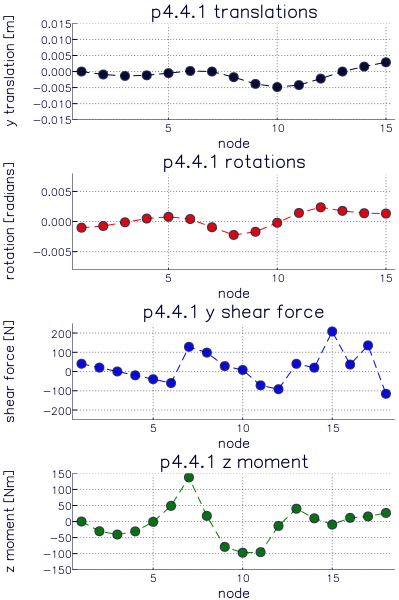

Recreate this plot in Julia.
using PtFEM

ProjDir = dirname(@__FILE__)

x_coords = 0.0:1.0:6.0
#[0.0, 6.0, 6.0, 12.0, 12.0, 14.0],
y_coords = repeat(0.0:0.0, outer=7) 
#0.0, -4.0, 0.0, -5.0, 0.0],
x_coords = vcat(x_coords, 6.0)
y_coords = vcat(y_coords, -4.0)
x_coords = vcat(x_coords, collect(7.0:1.0:12.0))
y_coords = vcat(y_coords, repeat(0.0:0.0, outer=6))
x_coords = vcat(x_coords, 12.0)
y_coords = vcat(y_coords, -5.0)
x_coords = vcat(x_coords, 13.0:1.0:14.0)
y_coords = vcat(y_coords, repeat(0.0:0.0, outer=2))

xy_coords = hcat(x_coords, y_coords)

data = Dict(
  # Frame(nels, nn, ndim, nst, nip, finite_element(nod, nodof))
  :struc_el => Frame(17, 17, 2, 1, 1, Line(2, 3)),
  :properties => [
      5.0e9 6.0e4;
      1.0e9  2.0e4
    ],
  :etype => vcat(repeat(1:1, outer=14), repeat(2:2, outer=3)),
  :x_coords => x_coords,
  :y_coords => y_coords,
  :g_num => [
      1 2 3 4 5 6 7  9 10 11 12 13 14 16 8  8 15;
      2 3 4 5 6 7 9 10 11 12 13 14 16 17 7 14 14
    ],
  :support => [
      ( 1, [0 0 1]),
      ( 8, [0 0 0]),
      (15, [0 0 0])
    ],
  :loaded_nodes => [
      ( 1, [0.0 -10.0 -20//12]),
      ( 2, [0.0 -20.0     0.0]),
      ( 3, [0.0 -20.0     0.0]),
      ( 4, [0.0 -20.0     0.0]),
      ( 5, [0.0 -20.0     0.0]),
      ( 6, [0.0 -20.0     0.0]),
      ( 7, [0.0 -20.0     0.0]),
      ( 9, [0.0 -20.0     0.0]),
      (10, [0.0 -80.0     0.0]),
      (11, [0.0 -20.0     0.0]),
      (12, [0.0 -80.0     0.0]),
      (13, [0.0 -20.0     0.0]),
      (14, [0.0 -20.0     0.0]),
      (16, [0.0 -20.0     0.0]),
      (17, [0.0 -10.0  20//12])
    ],
  :penalty => 1e19,
  :eq_nodal_forces_and_moments => [
    ( 1, [0.0 -10.0 -20//12 0.0 -10.0 20//12]),
    ( 2, [0.0 -10.0 -20//12 0.0 -10.0 20//12]),
    ( 3, [0.0 -10.0 -20//12 0.0 -10.0 20//12]),
    ( 4, [0.0 -10.0 -20//12 0.0 -10.0 20//12]),
    ( 5, [0.0 -10.0 -20//12 0.0 -10.0 20//12]),
    ( 6, [0.0 -10.0 -20//12 0.0 -10.0 20//12]),
    ( 7, [0.0 -10.0 -20//12 0.0 -10.0 20//12]),
    ( 9, [0.0 -10.0 -20//12 0.0 -10.0 20//12]),
    (10, [0.0 -10.0 -20//12 0.0 -10.0 20//12]),
    (11, [0.0 -10.0 -20//12 0.0 -10.0 20//12]),
    (12, [0.0 -10.0 -20//12 0.0 -10.0 20//12]),
    (13, [0.0 -10.0 -20//12 0.0 -10.0 20//12]),
    (14, [0.0 -10.0 -20//12 0.0 -10.0 20//12]),
    (16, [0.0 -10.0 -20//12 0.0 -10.0 20//12]),
    (17, [0.0 -10.0 -20//12 0.0 -10.0 20//12])
  ]
)

data |> display
println()

@time m = p44(data)
println()

using DataTables
dis_dt = DataTable(
  x_translations = m.displacements[1, :],
  y_translations = m.displacements[2, :],
  rotations = m.displacements[3, :]
)
fm_dt = DataTable(
  x1_Force = m.actions[1, :],
  y1_Force = m.actions[2, :],
  z1_Moment = m.actions[3, :],
  x2_Force = m.actions[4, :],
  y2_Force = m.actions[5, :],
  z2_Moment = m.actions[6, :]
)
# Correct element forces and moments for equivalent nodal
# forces and moments introduced for loading between nodes
if :eq_nodal_forces_and_moments in keys(data)
  eqfm = data[:eq_nodal_forces_and_moments]
  k = data[:struc_el].fin_el.nod * data[:struc_el].fin_el.nodof
  for t in eqfm
    vals = convert(Array, fm_dt[t[1], :])
    for i in 1:k
      fm_dt[t[1], i] = round(vals[i] - t[2][i], 2)
    end
  end
end
  
display(dis_dt)
println()
display(fm_dt)
  
if VERSION.minor < 6
  using Plots
  gr(size=(400,600))

  p = Vector{Plots.Plot{Plots.GRBackend}}(4)
  titles = ["p4.4.1 translations", "p4.4.1 rotations",
    "p4.4.1 y shear force", "p4.4.1 z moment"]
  indxs = [1,2,3,4,5,6,7,9,10,11,12,13,14,16,17]
  moms = vcat(
    convert(Array, fm_dt[:, :z1_Moment]), 
    convert(Array, fm_dt[:, :z2_Moment])[end]
  )
  fors = vcat(
    convert(Array, fm_dt[:, :y1_Force]), 
    convert(Array, fm_dt[:, :y2_Force])[end]
  )
  x_coords = data[:x_coords]
  
  indxs = [1,2,3,4,5,6,7,9,10,11,12,13,14,16,17]
  p[1] = plot(m.displacements[2,indxs], ylim=(-0.015, 0.015),
    xlabel="node", ylabel="y translation [m]", color=:black,
    line=(:dash,1), marker=(:circle,4,0.8,stroke(1,:black)),
    title=titles[1], leg=false)
  p[2] = plot(m.displacements[3,indxs], ylim=(-0.008, 0.008),
    xlabel="node", ylabel="rotation [radians]", color=:red,
    line=(:dash,1), marker=(:circle,4,0.8,stroke(1,:black)),
    title=titles[2], leg=false)
  p[3] = plot(fors, lab="y Shear force", ylim=(-250.0, 250.0),
    xlabel="node", ylabel="shear force [N]", color=:blue,
    line=(:dash,1), marker=(:circle,4,0.8,stroke(1,:black)),
    title=titles[3], leg=false)
  p[4] = plot(moms, lab="z Moment", ylim=(-150.0, 150.0),
    xlabel="node", ylabel="z moment [Nm]", color=:green,
    line=(:dash,1), marker=(:circle,4,0.8,stroke(1,:black)),
    title=titles[4], leg=false)

  plot(p..., layout=(4, 1))
  savefig(ProjDir*"/Ex44.1a.png")
  
end
